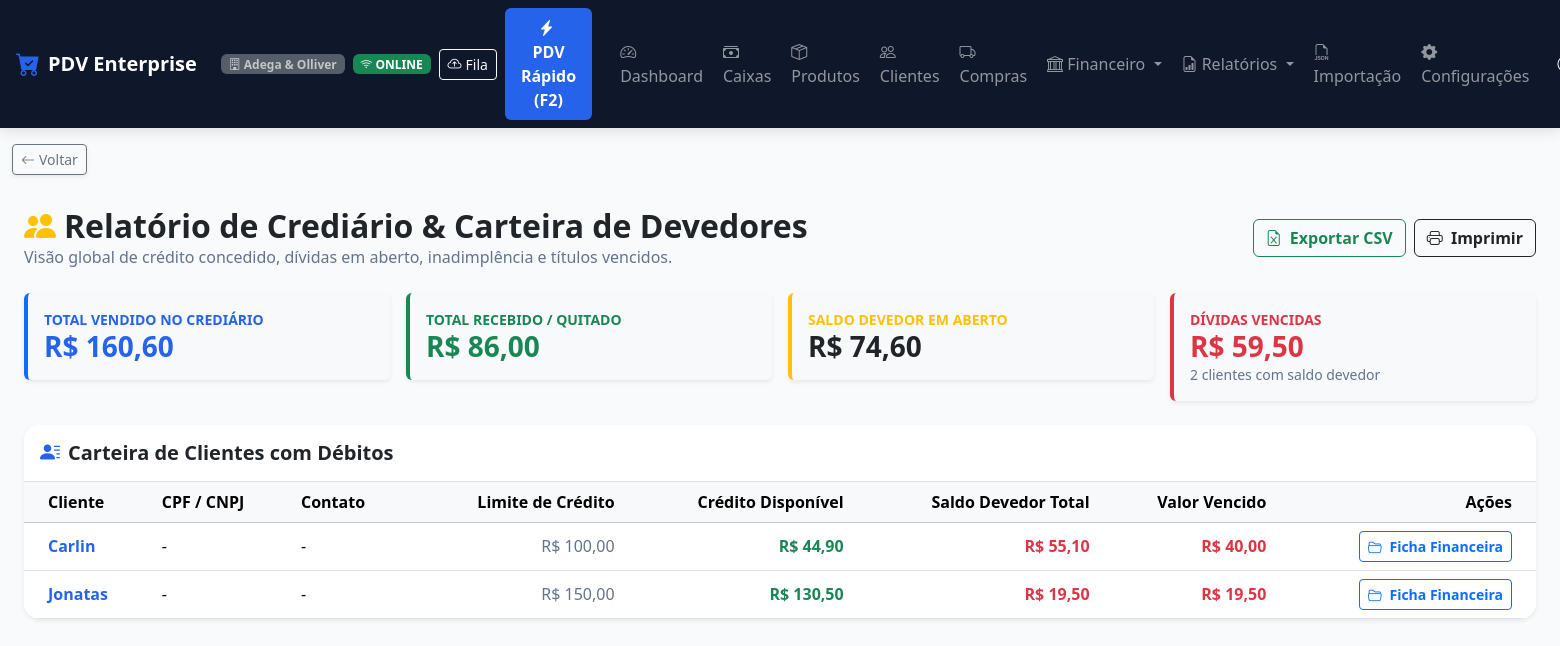
The app's page /relatorios/crediario/ (signed in) with its own data.
### apps/usuarios/models.py (models this page shows, shortened)
class Usuario(AbstractUser):
    CARGO_CHOICES = [
        ('ADMIN', 'Administrador'),
        ('GERENTE', 'Gerente'),
        ('OPERADOR', 'Operador de Caixa'),
        ('ESTOQUISTA', 'Estoquista'),
        ('FINANCEIRO', 'Financeiro'),
    ]
    empresa = models.ForeignKey(
        'empresas.Empresa',
        on_delete=models.CASCADE,
        related_name='usuarios',
        verbose_name='Empresa',
        null=True,
        blank=True
    )
    cargo = models.CharField('Cargo', max_length=20, choices=CARGO_CHOICES, default='OPERADOR')
    pin_caixa = models.CharField('PIN de Caixa (4 a 6 dígitos)', max_length=10, blank=True)
    telefone = models.CharField('Telefone', max_length=20, blank=True)
    limite_desconto_pct = models.DecimalField(
        'Limite de Desconto (%)', max_digits=5, decimal_places=2, default=0.00,
        help_text='Percentual máximo de desconto que este usuário pode aplicar (0 = sem limite definido).'
    )
    class Meta:
        verbose_name = 'Usuário'
        verbose_name_plural = 'Usuários'
    @property
    def is_admin(self):
        return self.cargo == 'ADMIN' or self.is_superuser
    @property
    def is_administrador(self):
        return self.is_admin
    @property
    def pode_visualizar_auditoria(self):
        return self.cargo in ('ADMIN', 'GERENTE') or self.is_superuser

### apps/empresas/models.py (models this page shows, shortened)
class Empresa(models.Model):
    razao_social = models.CharField('Razão Social', max_length=200, blank=True, default='')
    nome_fantasia = models.CharField('Nome Fantasia', max_length=200, blank=True, default='')
    cnpj = models.CharField('CNPJ', max_length=20, unique=True)
    inscricao_estadual = models.CharField('Inscrição Estadual', max_length=50, blank=True)
    telefone = models.CharField('Telefone', max_length=20, blank=True)
    whatsapp = models.CharField('WhatsApp', max_length=20, blank=True)
    email = models.EmailField('E-mail', blank=True)
    endereco = models.CharField('Endereço Completo', max_length=255, blank=True)
    cidade = models.CharField('Cidade', max_length=100, blank=True)
    estado = models.CharField('Estado (UF)', max_length=2, blank=True)
    logo = models.ImageField('Logo da Empresa', upload_to='logos/', null=True, blank=True)
    cor_fundo_cabecalho = models.CharField('Cor Fundo Cabeçalho', max_length=20, default='#dc2626')
    cor_texto_cabecalho = models.CharField('Cor Texto Cabeçalho', max_length=20, default='#ffffff')
    cor_destaque = models.CharField('Cor de Destaque', max_length=20, default='#16a34a')
    cor_fundo_geral = models.CharField('Cor Fundo Geral', max_length=20, default='#f8fafc')
    cor_fundo_paineis = models.CharField('Cor Fundo Painéis', max_length=20, default='#ffffff')
    ativo = models.BooleanField('Ativo', default=True)
    created_at = models.DateTimeField('Criado em', auto_now_add=True)
    updated_at = models.DateTimeField('Atualizado em', auto_now=True)
    class Meta:
        verbose_name = 'Empresa'
        verbose_name_plural = 'Empresas'

### apps/clientes/models.py (models this page shows, shortened)
class Cliente(TenantModelMixin):
    nome = models.CharField('Nome / Razão Social', max_length=200)
    cpf_cnpj = models.CharField('CPF/CNPJ', max_length=20, blank=True, db_index=True)
    telefone = models.CharField('Telefone', max_length=20, blank=True)
    celular = models.CharField('Celular / WhatsApp', max_length=20, blank=True)
    email = models.EmailField('E-mail', blank=True)
    endereco = models.CharField('Endereço', max_length=255, blank=True)
    numero = models.CharField('Número', max_length=20, blank=True)
    complemento = models.CharField('Complemento', max_length=100, blank=True)
    bairro = models.CharField('Bairro', max_length=100, blank=True)
    cidade = models.CharField('Cidade', max_length=100, blank=True)
    estado = models.CharField('Estado (UF)', max_length=2, blank=True)
    cep = models.CharField('CEP', max_length=10, blank=True)
    limite_credito = models.DecimalField('Limite de Crédito (R$)', max_digits=12, decimal_places=2, default=0.00)
    saldo_devedor = models.DecimalField('Saldo Devedor (R$)', max_digits=12, decimal_places=2, default=0.00)
    observacoes = models.TextField('Observações', blank=True)
    ativo = models.BooleanField('Ativo', default=True)
    class Meta:
        verbose_name = 'Cliente'
        verbose_name_plural = 'Clientes'
        ordering = ['nome']
    @property
    def credito_disponivel(self) -> Decimal:
        if self.limite_credito <= Decimal('0.00'):
            return Decimal('0.00')
        return max(Decimal('0.00'), self.limite_credito - self.saldo_devedor)

### apps/relatorios/views.py (the view)
# urls.py: path('crediario/', relatorio_crediario_view, name='relatorio_crediario'),
@login_required
def relatorio_crediario_view(request):
    empresa = request.tenant or request.user.empresa
    crediario_data = ReportService.get_crediario_report(empresa)
    return render(request, 'relatorios/relatorio_crediario.html', {
        'crediario_data': crediario_data,
    })

### templates/relatorios/relatorio_crediario.html (shortened to what this page needs)
{% extends 'base.html' %}
{% block content %}
<div class="container-fluid py-3">
    <div class="d-flex justify-content-between align-items-center mb-4 flex-wrap gap-2">
        <div>
            <h2 class="fw-bold text-dark mb-0"><i class="bi bi-people-fill text-warning me-2"></i>Relatório de Crediário & Carteira de Devedores</h2>
            <p class="text-muted mb-0">Visão global de crédito concedido, dívidas em aberto, inadimplência e títulos vencidos.</p>
        </div>
        <div class="d-flex gap-2 d-print-none">
            <a href="{% url 'exportar_relatorio_csv' 'crediario' %}" class="btn btn-outline-success fw-bold">
                <i class="bi bi-file-earmark-excel me-1"></i> Exportar CSV
            </a>
            <button onclick="window.print()" class="btn btn-outline-dark fw-bold">
                <i class="bi bi-printer me-1"></i> Imprimir
            </button>
        </div>
    </div>
    <div class="row g-3 mb-4">
        <div class="col-12 col-md-3">
            <div class="card p-3 border-0 shadow-sm border-start border-primary border-4 bg-light">
                <span class="text-primary small text-uppercase fw-bold">Total Vendido no Crediário</span>
                <h3 class="fw-bold text-primary mb-0">R$ {{ crediario_data.total_vendido_fiado|floatformat:2 }}</h3>
            </div>
        </div>
        <div class="col-12 col-md-3">
            <div class="card p-3 border-0 shadow-sm border-start border-success border-4 bg-light">
                <span class="text-success small text-uppercase fw-bold">Total Recebido / Quitado</span>
                <h3 class="fw-bold text-success mb-0">R$ {{ crediario_data.total_recebido|floatformat:2 }}</h3>
            </div>
        </div>
        <div class="col-12 col-md-3">
            <div class="card p-3 border-0 shadow-sm border-start border-warning border-4 bg-light">
                <span class="text-warning small text-uppercase fw-bold">Saldo Devedor em Aberto</span>
                <h3 class="fw-bold text-dark mb-0">R$ {{ crediario_data.total_aberto|floatformat:2 }}</h3>
            </div>
        </div>
        <div class="col-12 col-md-3">
            <div class="card p-3 border-0 shadow-sm border-start border-danger border-4 bg-light">
                <span class="text-danger small text-uppercase fw-bold">Dívidas Vencidas</span>
                <h3 class="fw-bold text-danger mb-0">R$ {{ crediario_data.total_vencido|floatformat:2 }}</h3>
                <small class="text-muted">{{ crediario_data.qtd_devedores }} clientes com saldo devedor</small>
            </div>
        </div>
    </div>
    <div class="card card-custom p-0 border-0 shadow-sm rounded-4 overflow-hidden">
        <div class="card-header bg-white py-3 border-bottom">
            <h5 class="fw-bold text-dark mb-0"><i class="bi bi-person-lines-fill me-2 text-primary"></i>Carteira de Clientes com Débitos</h5>
        </div>
        <div class="table-responsive">
            <table class="table table-hover align-middle mb-0">
                <thead class="table-light">
                    <tr>
                        <th class="ps-4">Cliente</th>
                        <th>CPF / CNPJ</th>
                        <th>Contato</th>
                        <th class="text-end">Limite de Crédito</th>
                        <th class="text-end">Crédito Disponível</th>
                        <th class="text-end">Saldo Devedor Total</th>
                        <th class="text-end">Valor Vencido</th>
                        <th class="text-end pe-4 d-print-none">Ações</th>
                    </tr>
                </thead>
                <tbody>
                    {% for c in crediario_data.clientes_devedores %}
                    <tr>
                        <td class="ps-4">
                            <a href="{% url 'cliente_ficha' c.cliente.id %}" class="fw-bold text-primary text-decoration-none">
                                {{ c.cliente.nome }}
                            </a>
                        </td>
                        <td>{{ c.cliente.cpf_cnpj|default:"-" }}</td>
                        <td>{{ c.cliente.telefone|default:c.cliente.celular|default:"-" }}</td>
                        <td class="text-end text-muted">R$ {{ c.limite_credito|floatformat:2 }}</td>
                        <td class="text-end text-success fw-semibold">R$ {{ c.credito_disponivel|floatformat:2 }}</td>
                        <td class="text-end fw-bold text-danger fs-6">R$ {{ c.saldo_devedor|floatformat:2 }}</td>
                        <td class="text-end text-danger fw-bold">{% if c.saldo_vencido > 0 %}R$ {{ c.saldo_vencido|floatformat:2 }}{% else %}-{% endif %}</td>
                        <td class="text-end pe-4 d-print-none">
                            <a href="{% url 'cliente_ficha' c.cliente.id %}" class="btn btn-sm btn-outline-primary fw-bold">
                                <i class="bi bi-folder2-open me-1"></i> Ficha Financeira
                            </a>
                        </td>
                    </tr>
                    {% endfor %}
                </tbody>
            </table>
        </div>
    </div>
</div>
{% endblock %}

### templates/components/navbar.html (shortened to what this page needs)
{% if request.resolver_match.url_name == 'pdv_front' %}
<nav class="navbar navbar-expand navbar-dark navbar-custom sticky-top px-3">
    <div class="container-fluid p-0 d-flex justify-content-between align-items-center">
        <div class="d-flex align-items-center gap-2">
            <a class="navbar-brand fw-bold text-white d-flex align-items-center gap-2 mb-0" href="{% url 'dashboard' %}">
                <i class="bi bi-cart-check-fill text-primary fs-4"></i>
                <span>PDV Enterprise</span>
            </a>
            <span class="badge bg-secondary opacity-75 d-none d-md-inline-block">
                <i class="bi bi-building"></i> {{ request.user.empresa.nome_fantasia|default:"Multiempresa" }}
            </span>
            <span id="network-status-badge" class="badge bg-success ms-1">
                <i class="bi bi-wifi"></i> ONLINE
            </span>
            <button class="btn btn-sm btn-outline-light ms-1 d-flex align-items-center gap-1" type="button" onclick="abrirModalFilaOffline()" title="Ver Fila de Vendas Offline">
                <i class="bi bi-cloud-arrow-up"></i> <span class="d-none d-sm-inline">Fila</span>
                <span id="sync-status-badge" class="badge bg-warning text-dark" style="display:none;">0</span>
            </button>
        </div>
        <div class="d-flex align-items-center gap-2">
            <a href="{% url 'dashboard' %}" class="btn btn-outline-light btn-sm fw-bold d-flex align-items-center gap-1" title="Ir para o Dashboard / Tela Inicial">
                <i class="bi bi-house-door-fill text-warning"></i> <span>Início</span>
            </a>
            <a href="{% url 'caixas_list' %}" class="btn btn-warning btn-sm fw-bold d-flex align-items-center gap-1 text-dark" title="Ir para o Módulo de Caixa">
                <i class="bi bi-cash-stack"></i> <span>Caixa</span>
            </a>
            <div class="dropdown ms-2">
                <a class="nav-link dropdown-toggle fw-semibold text-light py-1 px-2 border border-secondary rounded" href="#" data-bs-toggle="dropdown">
                    <i class="bi bi-person-circle me-1"></i> {{ user.get_full_name|default:user.username }}
                </a>
                <ul class="dropdown-menu dropdown-menu-end shadow">
                    <li><span class="dropdown-item-text text-muted small">Cargo: {{ user.get_cargo_display }}</span></li>
                    <li><hr class="dropdown-divider"></li>
                    <li><a class="dropdown-item text-danger" href="{% url 'logout' %}"><i class="bi bi-box-arrow-right me-2"></i>Sair</a></li>
                </ul>
            </div>
        </div>
    </div>
</nav>
{% else %}
<nav class="navbar navbar-expand-lg navbar-dark navbar-custom sticky-top px-3">
    <a class="navbar-brand fw-bold text-white d-flex align-items-center gap-2" href="{% url 'dashboard' %}">
        <i class="bi bi-cart-check-fill text-primary fs-4"></i>
        <span>PDV Enterprise</span>
    </a>
    <span class="badge bg-secondary ms-2 opacity-75 d-none d-md-inline-block">
        <i class="bi bi-building"></i> {{ request.user.empresa.nome_fantasia|default:"Multiempresa" }}
    </span>
    <span id="network-status-badge" class="badge bg-success ms-2">
        <i class="bi bi-wifi"></i> ONLINE
    </span>
    <button class="btn btn-sm btn-outline-light ms-2 d-flex align-items-center gap-1" type="button" onclick="abrirModalFilaOffline()" title="Ver Fila de Vendas Offline">
        <i class="bi bi-cloud-arrow-up"></i> <span class="d-none d-sm-inline">Fila</span>
    </button>
    <div class="collapse navbar-collapse" id="navbarNav">
        <ul class="navbar-nav ms-auto align-items-center gap-1">
            <li class="nav-item">
                <a class="nav-link btn btn-primary text-white fw-bold px-3 ms-2 me-3" href="{% url 'pdv_front' %}">
                    <i class="bi bi-lightning-charge-fill me-1"></i> PDV Rápido (F2)
                </a>
            </li>
            <li class="nav-item">
                <a class="nav-link" href="{% url 'dashboard' %}"><i class="bi bi-speedometer2"></i> Dashboard</a>
            </li>
            <li class="nav-item">
                <a class="nav-link" href="{% url 'caixas_list' %}"><i class="bi bi-cash-stack"></i> Caixas</a>
            </li>
            <li class="nav-item">
                <a class="nav-link" href="{% url 'produtos_list' %}"><i class="bi bi-box-seam"></i> Produtos</a>
            </li>
            <li class="nav-item">
                <a class="nav-link" href="{% url 'clientes_list' %}"><i class="bi bi-people"></i> Clientes</a>
            </li>
            <li class="nav-item">
                <a class="nav-link" href="{% url 'compras_list' %}"><i class="bi bi-truck"></i> Compras</a>
            </li>
            <li class="nav-item dropdown">
                <a class="nav-link dropdown-toggle" href="#" id="finDropdown" role="button" data-bs-toggle="dropdown">
                    <i class="bi bi-bank"></i> Financeiro
                </a>
            </li>
            <li class="nav-item dropdown">
                <a class="nav-link dropdown-toggle" href="#" id="relatDropdown" role="button" data-bs-toggle="dropdown">
                    <i class="bi bi-file-earmark-bar-graph"></i> Relatórios
                </a>
            </li>
            <li class="nav-item">
                <a class="nav-link" href="{% url 'importacao_hub' %}" title="Importação de Dados JSON">
                    <i class="bi bi-filetype-json"></i> <span class="d-lg-none d-xl-inline">Importação</span>
                </a>
            </li>
            <li class="nav-item">
                <a class="nav-link" href="{% url 'configuracoes' %}" title="Configurações do Sistema">
                    <i class="bi bi-gear-fill"></i> <span class="d-lg-none d-xl-inline">Configurações</span>
                </a>
            </li>
            <li class="nav-item dropdown ms-2">
                <a class="nav-link dropdown-toggle fw-semibold text-light" href="#" data-bs-toggle="dropdown">
                    <i class="bi bi-person-circle"></i> {{ user.get_full_name|default:user.username }}
                </a>
            </li>
        </ul>
    </div>
</nav>
{% endif %}

### records on screen
Usuario: user.empresa.nome_fantasia "Adega & Olliver"
Cliente: cliente.nome "Carlin", cliente.cpf_cnpj "-", cliente.telefone "-", limite_credito "100,00", credito_disponivel "44,90", saldo_devedor "55,10", saldo_vencido "40,00"
Cliente: cliente.nome "Jonatas", cliente.cpf_cnpj "-", cliente.telefone "-", limite_credito "150,00", credito_disponivel "130,50", saldo_devedor "19,50", saldo_vencido "19,50"

### other values on screen
{{ crediario_data.total_vendido_fiado|floatformat:2 }} "160,60"
{{ crediario_data.total_recebido|floatformat:2 }} "86,00"
{{ crediario_data.total_aberto|floatformat:2 }} "74,60"
{{ crediario_data.total_vencido|floatformat:2 }} "59,50"
{{ crediario_data.qtd_devedores }} "2"
